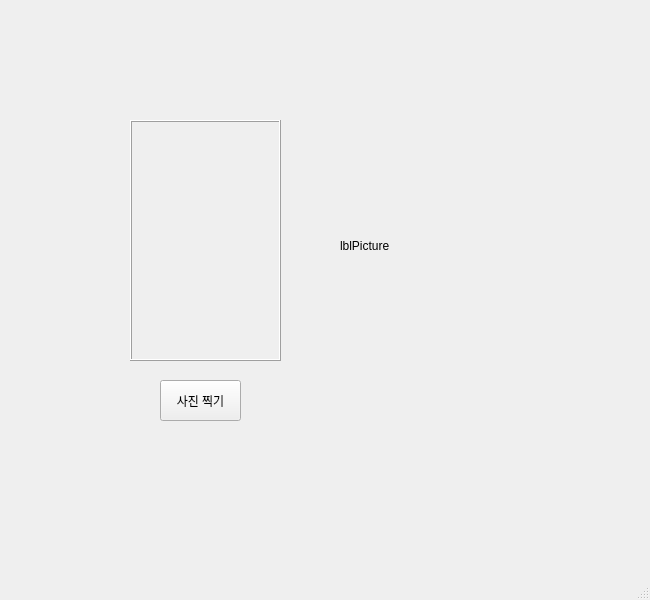
<?xml version="1.0" encoding="UTF-8"?>
<ui version="4.0">
 <class>MainWindow</class>
 <widget class="QMainWindow" name="MainWindow">
  <property name="geometry">
   <rect>
    <x>0</x>
    <y>0</y>
    <width>650</width>
    <height>600</height>
   </rect>
  </property>
  <property name="windowTitle">
   <string>MainWindow</string>
  </property>
  <widget class="QWidget" name="centralwidget">
   <widget class="QLabel" name="lblImg">
    <property name="geometry">
     <rect>
      <x>130</x>
      <y>120</y>
      <width>151</width>
      <height>241</height>
     </rect>
    </property>
    <property name="frameShape">
     <enum>QFrame::Shape::Box</enum>
    </property>
    <property name="frameShadow">
     <enum>QFrame::Shadow::Raised</enum>
    </property>
    <property name="text">
     <string/>
    </property>
   </widget>
   <widget class="QPushButton" name="btnTakeAPicture">
    <property name="geometry">
     <rect>
      <x>160</x>
      <y>380</y>
      <width>81</width>
      <height>41</height>
     </rect>
    </property>
    <property name="text">
     <string>사진 찍기</string>
    </property>
   </widget>
   <widget class="QLabel" name="lblPicture">
    <property name="geometry">
     <rect>
      <x>340</x>
      <y>120</y>
      <width>201</width>
      <height>251</height>
     </rect>
    </property>
    <property name="styleSheet">
     <string notr="true">border-color: rgb(3, 3, 3);</string>
    </property>
    <property name="text">
     <string>lblPicture</string>
    </property>
   </widget>
  </widget>
  <widget class="QMenuBar" name="menubar">
   <property name="geometry">
    <rect>
     <x>0</x>
     <y>0</y>
     <width>650</width>
     <height>22</height>
    </rect>
   </property>
  </widget>
  <widget class="QStatusBar" name="statusbar"/>
 </widget>
 <resources/>
 <connections/>
</ui>
